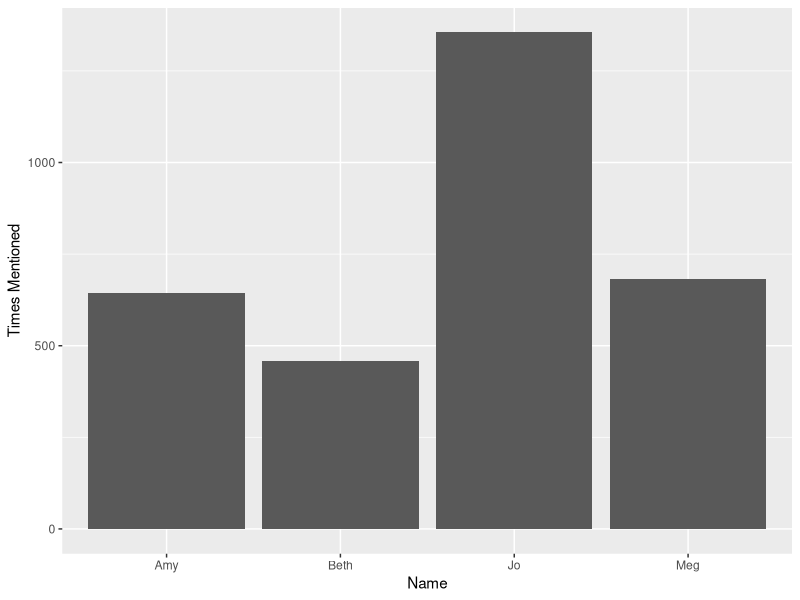

This figure's R source:
# Capstone
# Bin Liu
# 2024-2-18


library(ggplot2)
# Create data
little_women <- data.frame(
  Name=c("Meg","Jo","Beth","Amy"),
  Times.Mentioned=c(683,1355,459,645)
)

# Create plot object
LittleWomen_plot <- ggplot(data=little_women, mapping=aes(x= Name, y= Times.Mentioned)) + 
  geom_bar(stat="identity") + ylab("Times Mentioned")

print(LittleWomen_plot)


